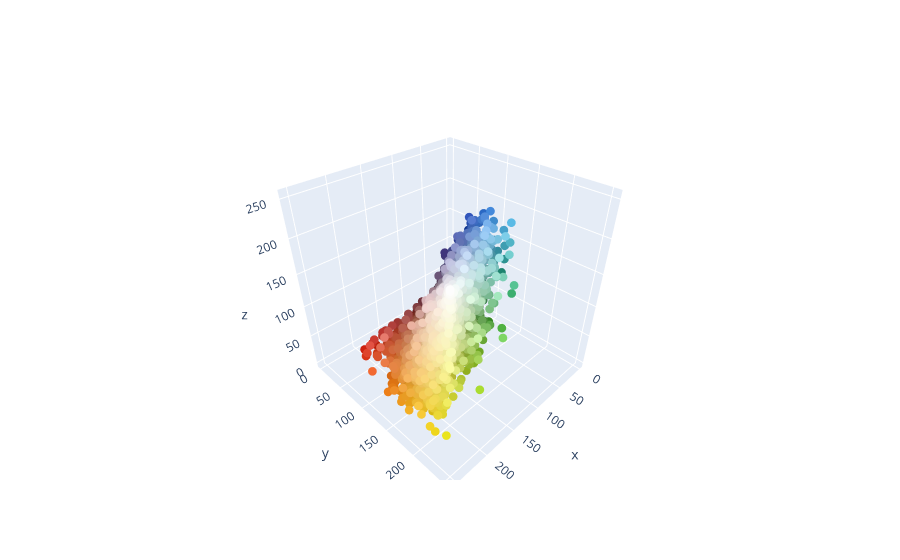

Notebook source saved alongside this figure:
### Code cell
#Visualizacao da distribuicao dos pontos das paletas
fig = go.Figure(data=go.Scatter3d(
    x=dfPaleta.r.to_list(),
    y=dfPaleta.g.to_list(),
    z=dfPaleta.b.to_list(),
    mode='markers',
    marker=dict(size=3,
                color=dfPaleta.paleta_rgb.to_list())
))

fig.show()

### Figure 1 — Plotly figure (JSON) as saved in the notebook; plotly's stock layout.template omitted (floating-point values rounded to 4 significant figures; data arrays with more than 128 entries replaced by an {"elided": "..."} marker saying what was removed)
{"data": [{"marker": {"color": {"elided": "11600x3 int values"}, "size": 3}, "mode": "markers", "type": "scatter3d", "x": {"elided": "11600 int values"}, "y": {"elided": "11600 int values"}, "z": {"elided": "11600 int values"}}], "layout": {}}
